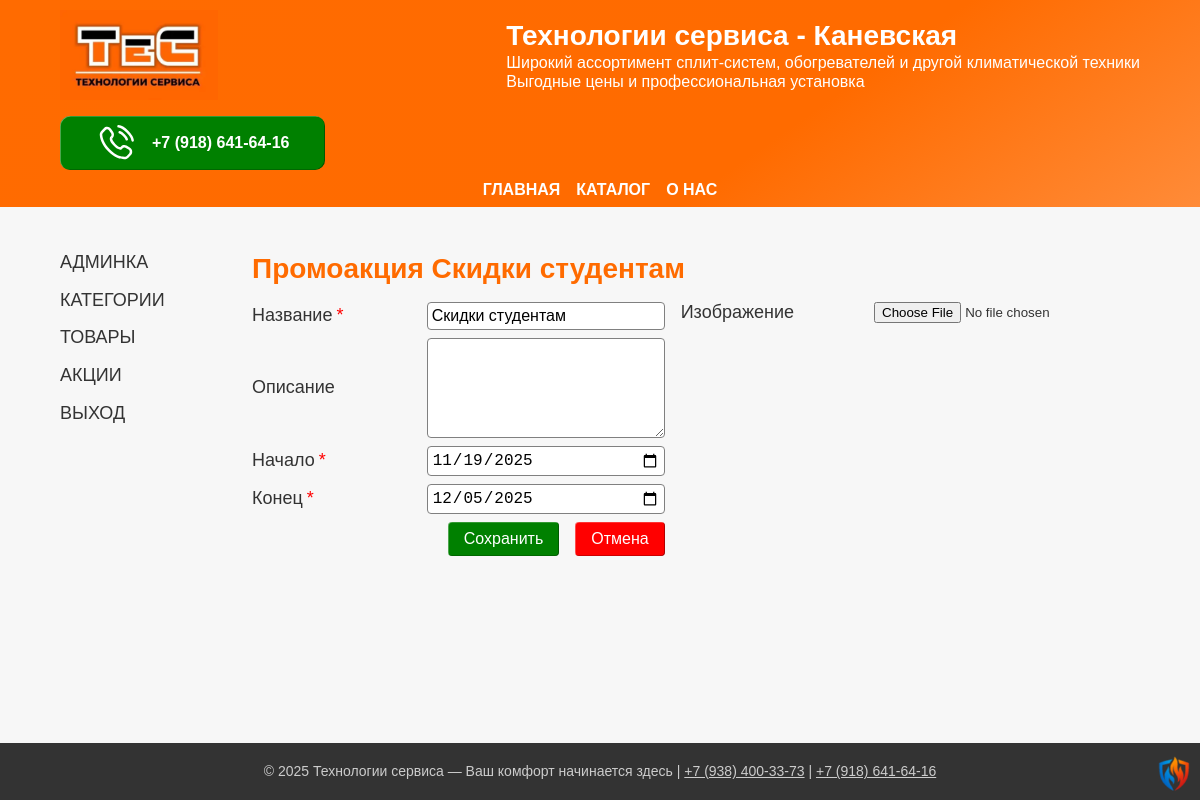
/dash/promotions/Скидки студентам, run on an earlier commit of the app's database.
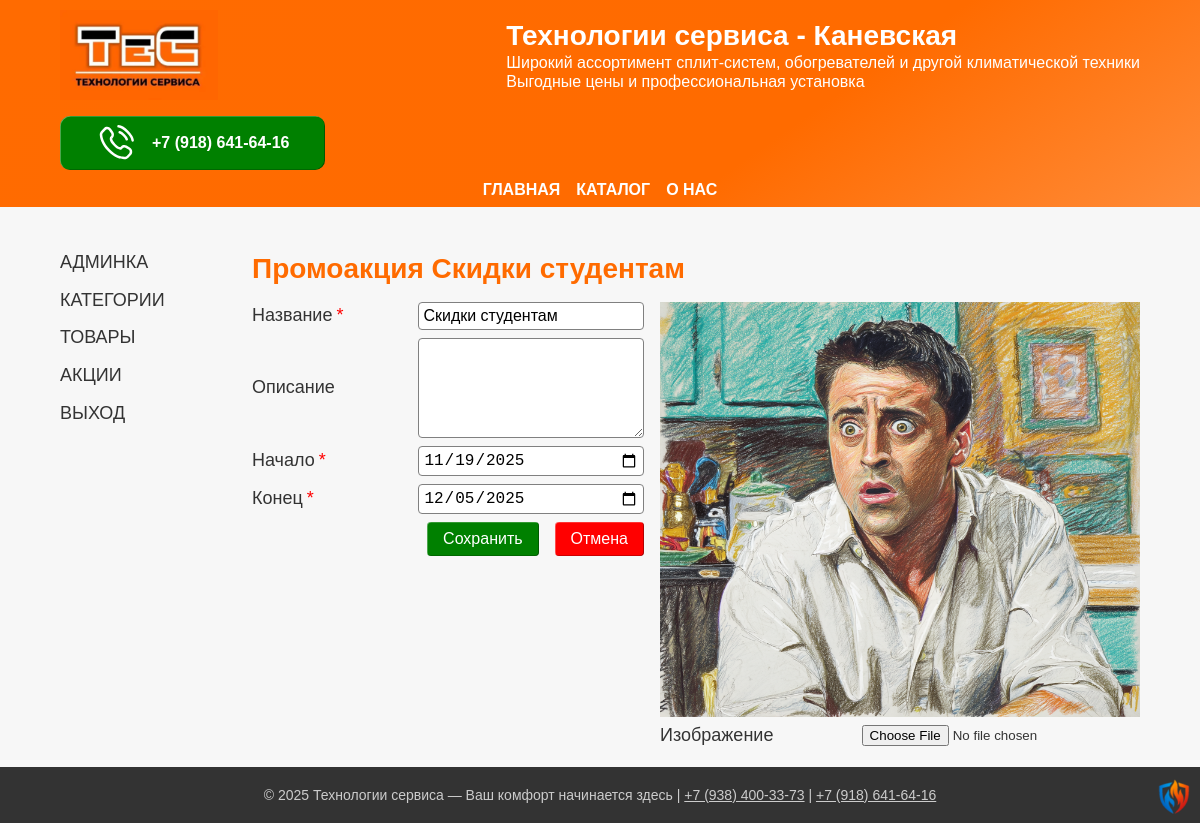
And on a later commit of the database.
### app/models.py (models this page shows, shortened)
class Promotion(db.Model):
    __tablename__ = 'promotions'
    id = db.Column(db.Integer, primary_key=True)
    name = db.Column(db.String(64), nullable=False, unique=True)
    description = db.Column(db.Text, nullable=True)
    start = db.Column(db.DateTime, default=datetime.now, nullable=False)
    end = db.Column(db.DateTime, default=True, nullable=False)
    image_path = db.Column(db.String(255), nullable=True)

### app/urls.py (the view, shortened to what this page needs)
@login_required
@app.route("/dash/promotions/<string:name>", methods=["GET", "POST"])
def promotion(name):
    promo = Promotion.query.filter_by(name=name).first()
    if not promotion:
        return redirect(url_for('promotions'))
    form = PromotionForm(obj=promo)
    return render_template('promotion.html',
                           title=f"Промоакция {name}",
                           form=form)

### app/forms.py
class PromotionForm(FlaskForm):
    id = IntegerField()
    name = StringField('Название', validators=[
        DataRequired(message='Название обязательно'),
        Length(min=3, max=64, message='Максимум 64 символа')
    ])
    description = TextAreaField('Описание', validators=[
        Optional(),
        Length(max=500, message='Максимум 500 символов')
    ])
    start = DateField('Начало', format='%Y-%m-%d', widget=DateInput(), validators=[
        DataRequired(message='Дата начала обязательно'),
        Optional()
    ])
    end = DateField('Конец', format='%Y-%m-%d', widget=DateInput(), validators=[
        DataRequired(message='Дата окончания обязательно'),
        Optional()
    ])
    image_path = StringField('Изображение', validators=[
        Length(max=200, message='Слишком длинное имя файла, Максимум 200 символов')
    ])
    image = FileField('Изображение', validators=[
        FileAllowed(['jpg', 'png', 'jpeg', 'svg'], "Только изображения jpg, png, jpeg, svg!")
    ])
    submit_new = SubmitField('Создать')
    submit_save = SubmitField('Сохранить')
    submit_cancel = SubmitField('Отмена')
    submit_end = SubmitField('Завершить')

### app/templates/promotion.html (shortened to what this page needs)
{% extends "private.html" %}
{% block article %}
<h2>{{title}}</h2>
    <form id="form-promotion" class="form-input" action="" method="post" enctype="multipart/form-data">
        <div class="form-fields-block">
            <div class="form-field">
                <div class="form-field--label">
                    {{ form.name.label(class="field-label") }}
                    <span style="color: red;">*</span>
                </div>
                <div class="form-field--input">{{ form.name(class="field-input") }}</div>
            </div>
            <div class="form-field">
                <div class="form-field--label">{{ form.description.label(class="field-label") }}</div>
                <div class="form-field--input">{{ form.description(class="field-input", rows=5) }}</div>
            </div>
            <div class="form-field">
                <div class="form-field--label">
                    {{ form.start.label(class="field-label") }}
                    <span style="color: red;">*</span>
                </div>
                <div class="form-field--input">{{ form.start(class="date-input") }}</div>
            </div>
            <div class="form-field">
                <div class="form-field--label">
                    {{ form.end.label(class="field-label") }}
                    <span style="color: red;">*</span>
                </div>
                <div class="form-field--input">{{ form.end(class="date-input") }}</div>
            </div>
            <div class="form-submits">
                {{ form.submit_save(class="form-submit submit-green") }}
                {{ form.submit_cancel(class="form-submit submit-red") }}
            </div>
        </div>
        <div class="form-image-block">
            {% if form.image_path.data %}
            <img src="{{ url_for('static', filename='uploads/images/' + form.image_path.data) }}"
                 alt="{{form.image_path.data}}"
                 srcset="{{ url_for('static', filename='uploads/images/' + form.image_path.data) }}">
            {% endif %}
            <div class="form-field">
                {{ form.image_path.label }}
                {{ form.image(class="form-control") }}
            </div>
        </div>
    </form>
{% endblock %}

What changed in the data, as far as the page shows it:
changed Promotion "Скидки студентам": image_path: picture added
